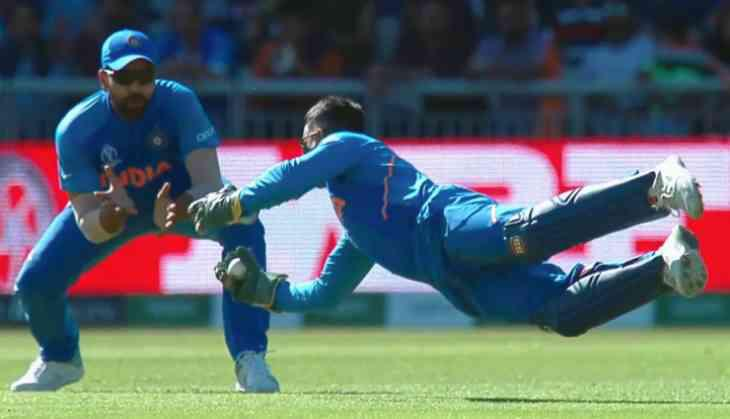
#> input picture Dhoni-dive_165121_730x419-m.jpg, 730 x 419 px, given in place of T.png, which was not available
$ python DCT2.py   (Python 2 division)
#> lines starting #> are read from the running program, lines starting #| are printed output that depends on the picture; pictures that were not available may be replaced by others from this repository, and a replacement may not be noted
# import required libraries
import cv2
import numpy as np

# read input image as grayscale
img = cv2.imread('T.png', 0)
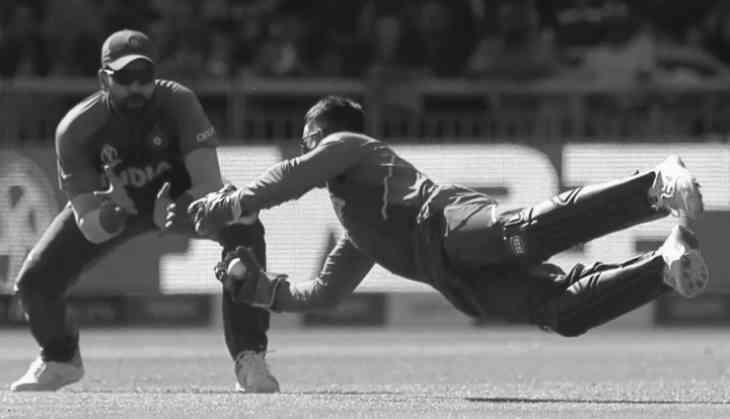
#> img: shape (419, 730); min 8, max 255, mean 100.6

# convert the grayscale to float32
imf = np.float32(img) # float conversion

# find discrete cosine transform
dst = cv2.dct(imf, cv2.DCT_INVERSE)
dst2 = dst

# apply inverse discrete cosine transform
img1 = cv2.idct(dst)

# convert to uint8
img1 = np.uint8(img)

height = int(dst2.shape[0])
#> height = 419
width = int(dst2.shape[1])
#> width = 730
print(height)
#| 419
print(width)
#| 730

valg = 5
newheigt = int(height*(valg/10))
#> newheigt = 0
newwith = int(width*(valg/10))
#> newwith = 0

dst2[0 : 400, 0 : 400] = 0.0000000001
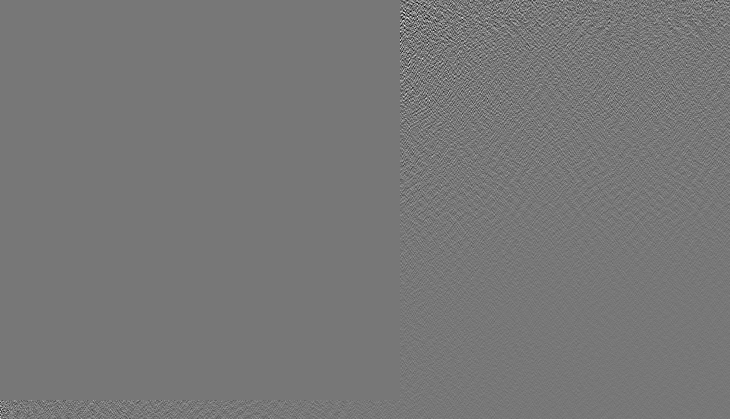
#> dst2: shape (419, 730) float32; min -21.2, max 23.88, mean 0; drawn with min black and max white

# apply inverse discrete cosine transform
img2 = cv2.idct(dst2)

# convert to uint8
img2 = np.uint8(img)

# display the images
cv2.imwrite("DCT.jpg", dst)
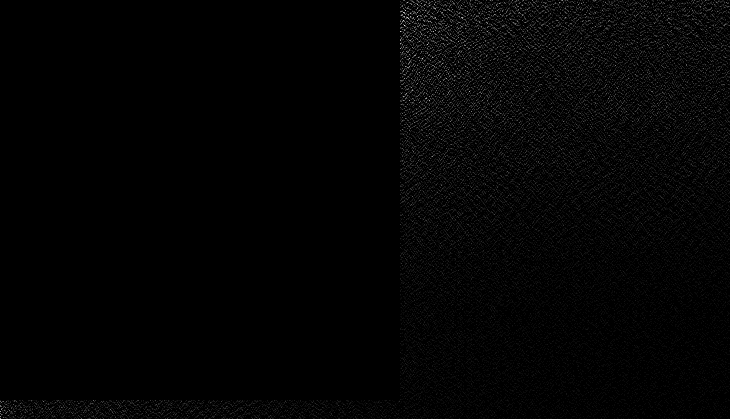
#> saved as DCT.jpg: shape (419, 730); min 0, max 24, mean 0.4; drawn with min black and max white
# cv2.waitKey(0)
cv2.imwrite("IDCT back image.jpg", img1)
cv2.imwrite("DCT2.jpg", dst2)
# cv2.waitKey(0)
cv2.imwrite("IDCT back image2.jpg", img2)
# cv2.waitKey(0)
# cv2.destroyAllWindows()
